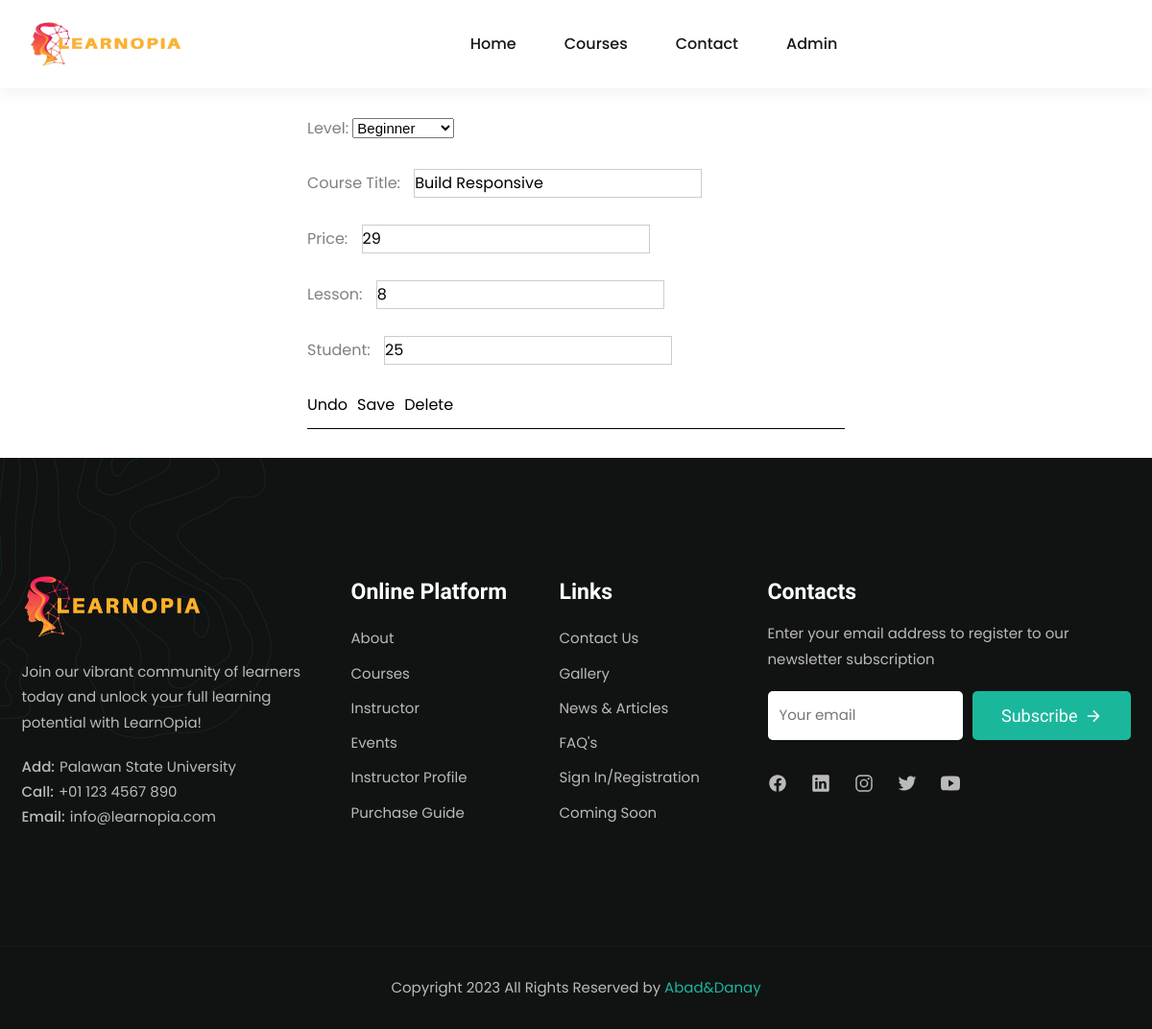
The app's page /admin.php, older data.
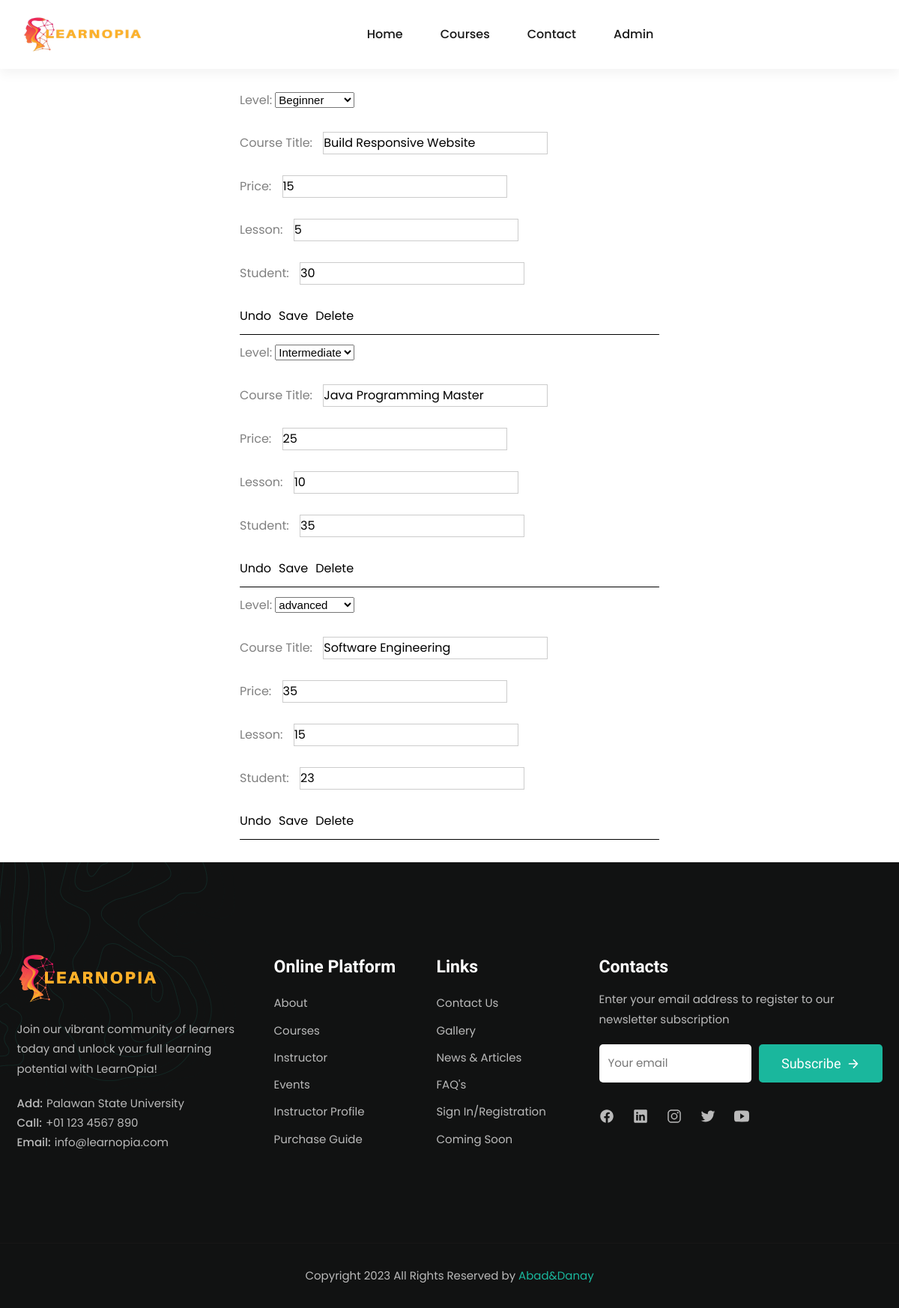
The same page, newer data.
### tables this page shows
CREATE TABLE `data` (
  `id` int(100) NOT NULL,
  `level` varchar(50) NOT NULL,
  `course` varchar(100) NOT NULL,
  `price` decimal(10,0) NOT NULL,
  `lessons` varchar(100) NOT NULL,
  `students` varchar(100) NOT NULL
);

### admin.php (the view, shortened to what this page needs)
<!DOCTYPE html>
<html lang="en">
<head>
  <link rel="stylesheet" href="./assets/css/style.css">
  <link rel="stylesheet" href="./assets/css/admin.css">
</head>
<body id="top" style="padding-top: 100px;">
  <header class="header" data-header>
    <div class="container">
      <img src="./assets/images/learnopia.png" width="162" height="50" alt="EduWeb logo">
      <nav class="navbar" data-navbar>
        <ul class="navbar-list">
          <li class="navbar-item">
            <a href="#" class="navbar-link" data-nav-link>Home</a>
          </li>
          <li class="navbar-item">
            <a href="#" class="navbar-link" data-nav-link>Courses</a>
          </li>
          <li class="navbar-item">
            <a href="#" class="navbar-link" data-nav-link>Contact</a>
          </li>
          <li class="navbar-item dropdown">
            <a href="#" class="navbar-link">Admin</a>
          </li>
        </ul>
      </nav>
</div>
</header>
<div class="admin-container">
  <div class="admin-content">
    <?php
    include ('connection.php');
    $query = "SELECT * FROM `data`";
    $result = mysqli_query($conn, $query);
    while ($row = mysqli_fetch_array($result)) {
      echo "<form method='POST' action='admin.php'>
          <label for='level'>Level:</label>
          <select id='level' name='level' style='font-size: 15px;'>
            <option value='". $row['level']. "'>" . $row['level'] . "</option>
            <option value='Beginner'>Beginner</option>
            <option value='Intermediate'>Intermediate</option>
            <option value='Advanced'>Advanced</option>
          </select>
          <br><br>
          <label for='CourseTitle' style='display: inline-block; margin-right: 10px;'>Course Title:</label>
          <input type='text' id='CourseTitle' name='course' value='".$row['course']."' style='width: 300px; border: 1px solid #ccc; display: inline-block;' require>
          <br><br>
          <label for='price' style='display: inline-block; margin-right: 10px;'>Price:</label>
          <input type='text' id='price' name='price' value='".$row['price']."' style='width: 300px; border: 1px solid #ccc; display: inline-block;' require>
          <br><br>
          <label for='lessons' style='display: inline-block; margin-right: 10px;'>Lesson:</label>
          <input type='text' id='lessons' name='lessons' value='".$row['lessons']."' style='width: 300px; border: 1px solid #ccc; display: inline-block;' require>
          <br><br>
          <label for='students' style='display: inline-block; margin-right: 10px;'>Student:</label>
          <input type='text' id='students' name='students' value='".$row['students']."' style='width: 300px; border: 1px solid #ccc; display: inline-block;' require>
          <br><br>
          <div style='display: flex; justify-content: flex-start; gap: 10px;'>
        <button class='btn_undo'type='submit' name='undo' >Undo</button>
        <button class='btn_save'type='submit' name='update'>Save</button>
        <button class='btn_del'type='submit' name='delete' >Delete</button>
        <input type='hidden' name='id' value='".$row['id']."'>
      </div>
      <div class='black-line' style='height: 1px; background-color: black; margin: 10px 0;'></div>
      </form>";
    }
    ?>
    </div>
    </div>
<div>
  <footer>
    <?php include 'footer.php'; ?>
  </footer>
</body>
</html>

### footer.php
<footer class="footer" style="background-image: url('./assets/images/footer-bg.png')">
    <div class="footer-top section">
        <div class="container grid-list">
            <div class="footer-brand">
            <a href="#" class="logo">
                <img src="./assets/images/learnopia.png" width="190" height="70" alt="EduWeb logo">
            </a>
            <p class="footer-brand-text">
                Join our vibrant community of learners today and unlock your full learning potential with LearnOpia!
            </p>
            <div class="wrapper">
                <span class="span">Add:</span>
                <address class="address">Palawan State University</address>
            </div>
            <div class="wrapper">
                <span class="span">Call:</span>
                <a href="tel:+011234567890" class="footer-link">+01 123 4567 890</a>
            </div>
            <div class="wrapper">
                <span class="span">Email:</span>
                <a href="mailto:info@eduweb.com" class="footer-link">info@learnopia.com</a>
            </div>
            </div>
                <ul class="footer-list">
                    <li>
                        <p class="footer-list-title">Online Platform</p>
                    </li>
                    <li>
                        <a href="#" class="footer-link">About</a>
                    </li>
                    <li>
                        <a href="#" class="footer-link">Courses</a>
                    </li>
                    <li>
                        <a href="#" class="footer-link">Instructor</a>
                    </li>
                    <li>
                        <a href="#" class="footer-link">Events</a>
                    </li>
                    <li>
                        <a href="#" class="footer-link">Instructor Profile</a>
                    </li>
                    <li>
                        <a href="#" class="footer-link">Purchase Guide</a>
                    </li>
                </ul>
                <ul class="footer-list">
                    <li>
                        <p class="footer-list-title">Links</p>
                    </li>
                    <li>
                        <a href="#" class="footer-link">Contact Us</a>
                    </li>
                    <li>
                        <a href="#" class="footer-link">Gallery</a>
                    </li>
                    <li>
                        <a href="#" class="footer-link">News & Articles</a>
                    </li>
                    <li>
                        <a href="#" class="footer-link">FAQ's</a>
                    </li>
                    <li>
                        <a href="#" class="footer-link">Sign In/Registration</a>
                    </li>
                    <li>
                        <a href="#" class="footer-link">Coming Soon</a>
                    </li>
                </ul>
                <div class="footer-list">
                <p class="footer-list-title">Contacts</p>
                <p class="footer-list-text">
                    Enter your email address to register to our newsletter subscription
                </p>
                <form action="" class="newsletter-form">
                    <input type="email" name="email_address" placeholder="Your email" required class="input-field">
                    <button type="submit" class="btn has-before">
                    <span class="span">Subscribe</span>
                    <ion-icon name="arrow-forward-outline" aria-hidden="true"></ion-icon>
                    </button>
                </form>
                    <ul class="social-list">
                        <li>
                        <a href="#" class="social-link">
                            <ion-icon name="logo-facebook"></ion-icon>
                        </a>
                        </li>
                        <li>
                        <a href="#" class="social-link">
                            <ion-icon name="logo-linkedin"></ion-icon>
                        </a>
                        </li>
                        <li>
                        <a href="#" class="social-link">
                            <ion-icon name="logo-instagram"></ion-icon>
                        </a>
                        </li>
                        <li>
                        <a href="#" class="social-link">
                            <ion-icon name="logo-twitter"></ion-icon>
                        </a>
                        </li>
                        <li>
                        <a href="#" class="social-link">
                            <ion-icon name="logo-youtube"></ion-icon>
                        </a>
                    </li>
                </ul>
            </div>
        </div>
    </div>
    <div class="footer-bottom">
      <div class="container">
        <p class="copyright">
          Copyright 2023 All Rights Reserved by <a href="#" class="copyright-link">Abad&Danay</a>
        </p>
      </div>
    </div>
  </footer>

### assets/css/admin.css (style rules this page uses)
.admin-container { display: flex; justify-content: center; align-items: center; height: auto; }
.admin-content { padding: 20px; border-radius: 5px; max-width: 600px; width: 100%; }

Row changes from the older to the newer data that the page shows:
changed data "Beginner": course "Build Responsive" → "Build Responsive Website"; price "29" → "15"; lessons "8" → "5"; students "25" → "30"
added data: level "Intermediate", course "Java Programming Master", price "25", lessons "10", students "35"
added data: level "advanced", course "Software Engineering", price "35", lessons "15", students "23"
